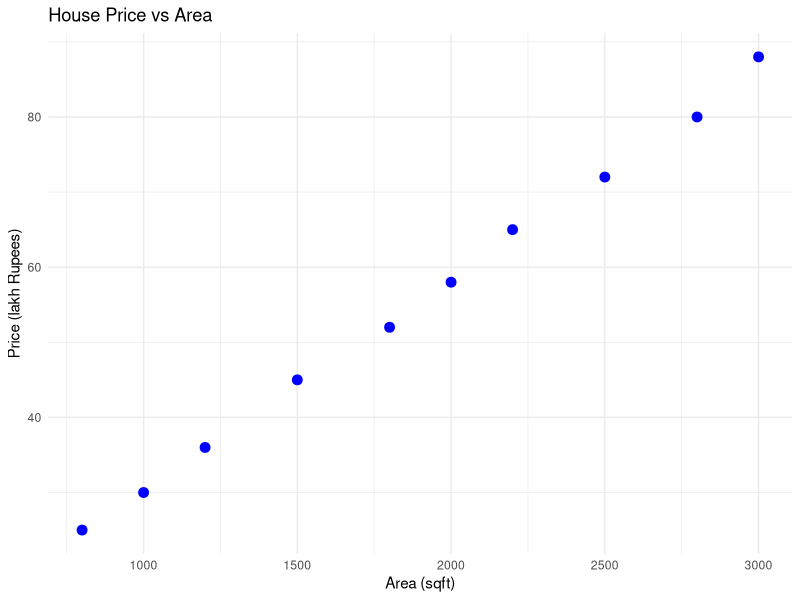
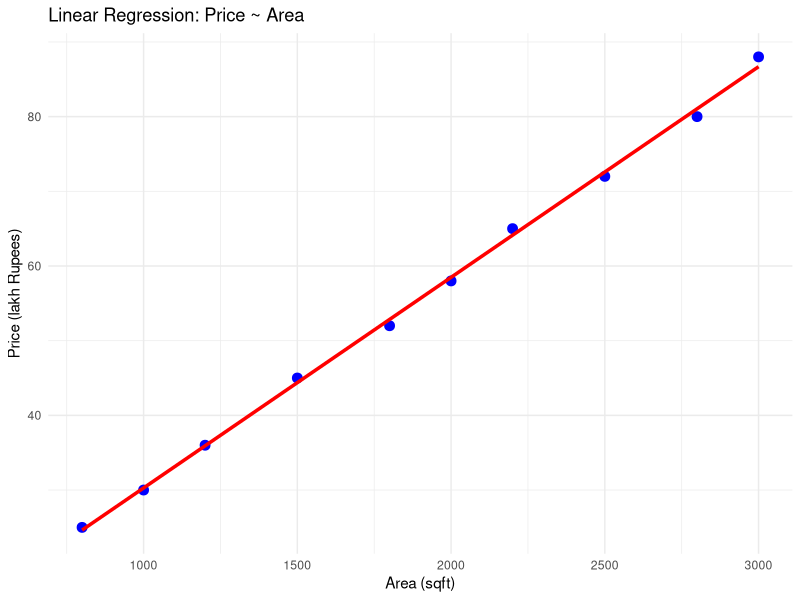

Write R code to recreate these figures, in order.
#Aim: To load and explore data in R using tibbles, perform descriptive analysis, fit a linear regression model, visualize the regression line, and evaluate model performance using statistical metrics such as R-squared and p-value.

#Load the libraries you will need in R programming
#a) Load the data set as a tibble (readr has a function that does this directly)
#b) Get the descriptive for your data so you can understand what you're dealing with
#c) Explore the data and see if there is any interesting trends to consider
#d) Define a linear model
#e) Plot the regression line
#f) Print the results of the model
#g) How many observations was the regression line run on?
#h) What is the R-squared significant predictor of price
#i) Determine if size is a statistically significant predictor of price
#j) What is the regression equation with this regression model?

library(readr)
library(tibble)
library(dplyr)
library(ggplot2)


#a) Load the data set:

house_data <- tibble(
  Area = c(800, 1000, 1200, 1500, 1800, 2000, 2200, 2500, 2800, 3000),
  Price = c(25, 30, 36, 45, 52, 58, 65, 72, 80, 88)
)


print(house_data)

#b) Description of our data

house_data %>%
  summarise(
    Count = n(),
    Mean_Area = mean(Area),
    SD_Area = sd(Area),
    Min_Area = min(Area),
    Max_Area = max(Area),
    Mean_Price = mean(Price),
    SD_Price = sd(Price),
    Min_Price = min(Price),
    Max_Price = max(Price)
  )

#c) Explore data

ggplot(house_data, aes(x = Area, y = Price)) +
  geom_point(color = "blue", size = 3) +
  labs(title = "House Price vs Area",
       x = "Area (sqft)",
       y = "Price (lakh Rupees)") +
  theme_minimal()

#d) Define a linear model

model <- lm(Price ~ Area, data = house_data)


#e) Plot the regression line

ggplot(house_data, aes(x = Area, y = Price)) +
  geom_point(color = "blue", size = 3) +
  geom_smooth(method = "lm", se = FALSE, color = "red", linewidth = 1.2) +
  labs(title = "Linear Regression: Price ~ Area",
       x = "Area (sqft)",
       y = "Price (lakh Rupees)") +
  theme_minimal()


#f) summary of the model

summary(model)

#g) The regression was run on 10 observations

#h) What is the R-squared

print(paste("R squared error = ", summary(model)$r.squared))

#i) Is Size statistically significant predictor?

summary(model)$coefficients

#j) Regression equation

#Price = 2.123 + 0.0285 × Area
#Price = coeff. * area + intercept